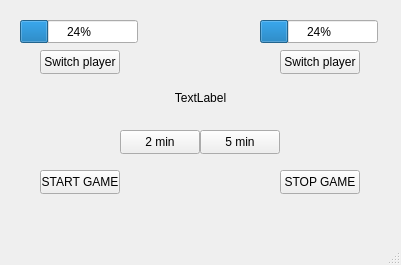
<?xml version="1.0" encoding="UTF-8"?>
<ui version="4.0">
 <class>MainWindow</class>
 <widget class="QMainWindow" name="MainWindow">
  <property name="geometry">
   <rect>
    <x>0</x>
    <y>0</y>
    <width>401</width>
    <height>265</height>
   </rect>
  </property>
  <property name="windowTitle">
   <string>MainWindow</string>
  </property>
  <widget class="QWidget" name="centralwidget">
   <widget class="QPushButton" name="switchPlayer1">
    <property name="geometry">
     <rect>
      <x>40</x>
      <y>50</y>
      <width>80</width>
      <height>24</height>
     </rect>
    </property>
    <property name="text">
     <string>Switch player</string>
    </property>
   </widget>
   <widget class="QPushButton" name="switchPlayer2">
    <property name="geometry">
     <rect>
      <x>280</x>
      <y>50</y>
      <width>80</width>
      <height>24</height>
     </rect>
    </property>
    <property name="text">
     <string>Switch player</string>
    </property>
   </widget>
   <widget class="QPushButton" name="min2">
    <property name="geometry">
     <rect>
      <x>120</x>
      <y>130</y>
      <width>80</width>
      <height>24</height>
     </rect>
    </property>
    <property name="text">
     <string>2 min</string>
    </property>
   </widget>
   <widget class="QPushButton" name="min5">
    <property name="geometry">
     <rect>
      <x>200</x>
      <y>130</y>
      <width>80</width>
      <height>24</height>
     </rect>
    </property>
    <property name="text">
     <string>5 min</string>
    </property>
   </widget>
   <widget class="QPushButton" name="startGame">
    <property name="geometry">
     <rect>
      <x>40</x>
      <y>170</y>
      <width>80</width>
      <height>24</height>
     </rect>
    </property>
    <property name="text">
     <string>START GAME</string>
    </property>
   </widget>
   <widget class="QPushButton" name="stopGame">
    <property name="geometry">
     <rect>
      <x>280</x>
      <y>170</y>
      <width>80</width>
      <height>24</height>
     </rect>
    </property>
    <property name="text">
     <string>STOP GAME</string>
    </property>
   </widget>
   <widget class="QProgressBar" name="progressBar1">
    <property name="geometry">
     <rect>
      <x>20</x>
      <y>20</y>
      <width>118</width>
      <height>23</height>
     </rect>
    </property>
    <property name="value">
     <number>24</number>
    </property>
   </widget>
   <widget class="QProgressBar" name="progressBar2">
    <property name="geometry">
     <rect>
      <x>260</x>
      <y>20</y>
      <width>118</width>
      <height>23</height>
     </rect>
    </property>
    <property name="value">
     <number>24</number>
    </property>
   </widget>
   <widget class="QLabel" name="label">
    <property name="geometry">
     <rect>
      <x>140</x>
      <y>90</y>
      <width>121</width>
      <height>16</height>
     </rect>
    </property>
    <property name="text">
     <string>TextLabel</string>
    </property>
    <property name="alignment">
     <set>Qt::AlignCenter</set>
    </property>
   </widget>
  </widget>
  <widget class="QMenuBar" name="menubar">
   <property name="geometry">
    <rect>
     <x>0</x>
     <y>0</y>
     <width>401</width>
     <height>21</height>
    </rect>
   </property>
  </widget>
  <widget class="QStatusBar" name="statusbar"/>
 </widget>
 <resources/>
 <connections/>
</ui>
